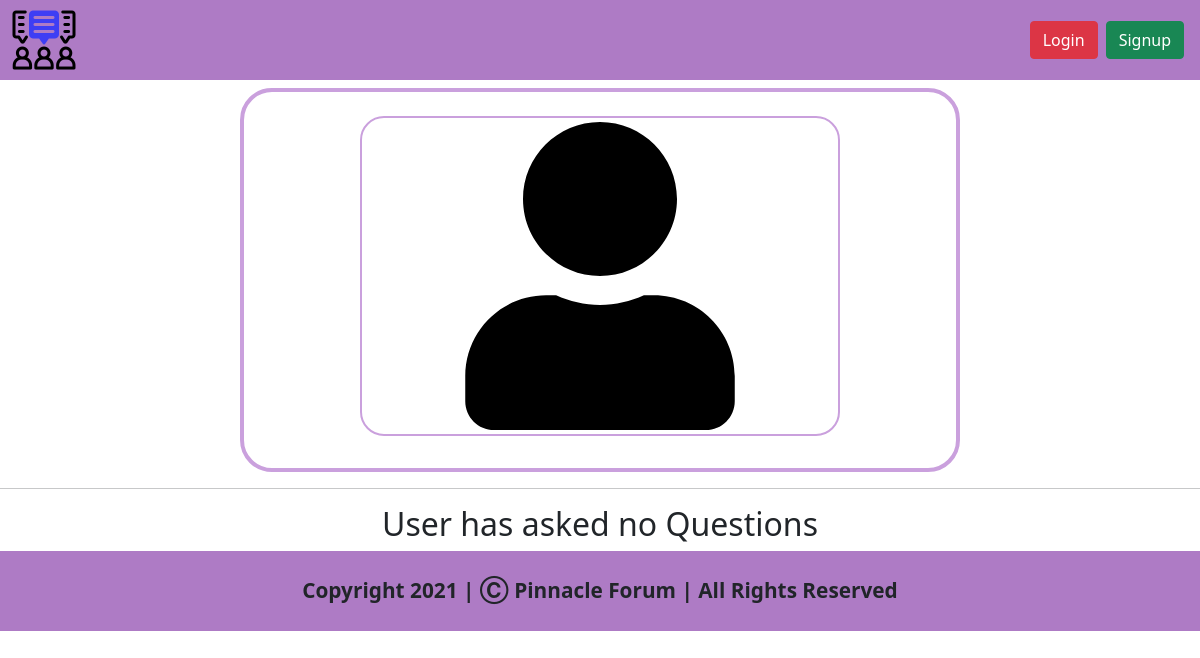
The page /profile/000ee6bab7a3472d9bb6a2acd8cbfa21 on the database as committed earlier.
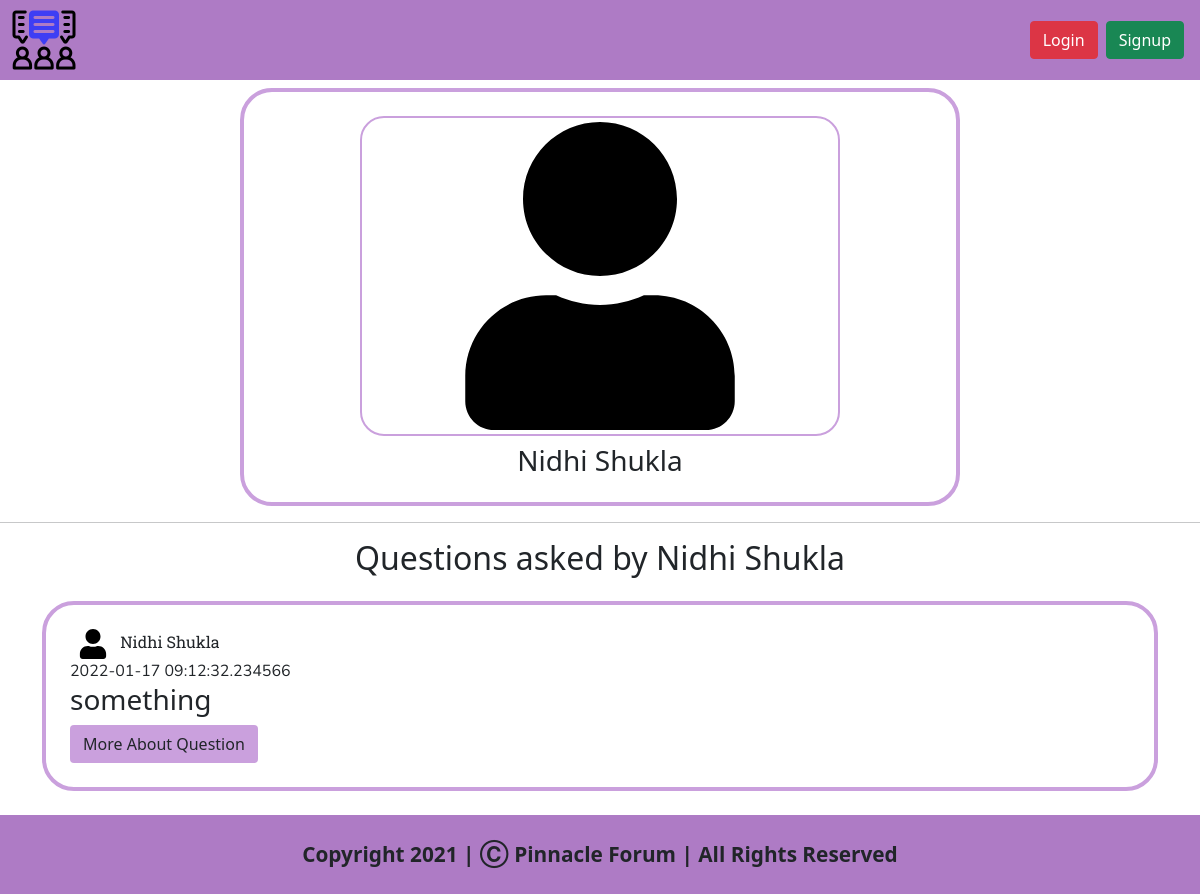
The same page on the database as committed later.
### views/models.py (models this page shows, shortened)
class User(db.Model, UserMixin):
    userName = db.Column(db.String(1000),primary_key=True)
    realNameOfUser = db.Column(db.String(250),nullable=False)
    emailOfUser = db.Column(db.String(250),nullable=False,unique=True) #Adding unique=True to add only unique emails in database
    passwordOfUser = db.Column(db.String(1000),nullable=False)

class Question(db.Model):
    questionId = db.Column(db.String(1000),primary_key=True)
    questionTitle = db.Column(db.String(250),nullable=False)
    questionDescription = db.Column(db.String(250000),nullable=False)
    userNameOfAsker = db.Column(db.String(1000),nullable=False)
    realNameOfAsker = db.Column(db.String(250),nullable=False)
    categoryId = db.Column(db.String(300),nullable=False)
    dateNow = db.Column(db.DateTime,default=datetime.utcnow())

### views/profile.py (the view, shortened to what this page needs)
@profile.route('/<string:profileId>',methods=['GET','POST'])
def profilePageFunction(profileId):
    userObject = User.query.filter_by(userName=profileId).first()
    userQuestions = Question.query.filter_by(userNameOfAsker=profileId).all()
    hasUserAskedQuestions = Question.query.filter_by(userNameOfAsker=profileId).count() # Counting wether the user has asked some questons
    if hasUserAskedQuestions == 0:
        return render_template('profile.html',user=current_user,profileUser=userObject,noQuestions=True,categoryData=Category.query.all()) # Rendering HTML Page
    else:
        return render_template('profile.html',user=current_user,profileUser=userObject,userQuestions=userQuestions,noQuestions=False,categoryData=Category.query.all()) # Rendering HTML Page

### views/templates/profile.html (shortened to what the changed rows need)
<!doctype html>
<html lang="en">
<head>
  <link href="https://cdn.jsdelivr.net/npm/bootstrap@5.1.3/dist/css/bootstrap.min.css" rel="stylesheet"
>
  <link rel="stylesheet" href="{{ url_for('static',filename='css/profile.css') }}">
  <link rel="stylesheet" href="{{ url_for('static',filename='css/category.css') }}">
</head>
<body>
  {% if user.is_authenticated %}
  {% if user.userName == profileUser.userName %}
  <div class="profile-div my-2 py-3 px-3">
    <img src="../static/img/user-icon.svg" class="user-img-profile py-1 px-1 my-2">
    <h3 class="name">{{profileUser.realNameOfUser}}</h3>
    <button class="btn profile-btn my-1" data-bs-toggle="modal" data-bs-target="#editProfileModal">Edit Profile</button>
  </div>
  <div class="modal fade" id="editProfileModal" tabindex="-1" aria-labelledby="editProfileModal" aria-hidden="true">
    <div class="modal-dialog">
      <div class="modal-content">
        <div class="modal-header">
          <h5 class="modal-title" id="editProfileModalLabel">Edit Profile</h5>
          <button type="button" class="btn-close" data-bs-dismiss="modal" aria-label="Close"></button>
        </div>
        <div class="modal-body">
          <form method="post">
            <div class="mb-3">
              <label for="name" class="form-label">Name</label>
              <input type="text" name="newRealName" value="{{profileUser.realNameOfUser}}" class="form-control" id="name">
            </div>
            <div class="mb-3">
              <label for="password" class="form-label">Password</label>
              <input type="password" name="newPassword" class="form-control" id="password">
            </div>
            <button type="submit" class="btn profile-btn">Save Changes</button>
          </form>
        </div>
        <div class="modal-footer">
          <button type="button" class="btn btn-secondary" data-bs-dismiss="modal">Close</button>
        </div>
      </div>
    </div>
  </div>
  <div class="askQuestionsDiv my-2">
    <button class="btn profile-btn" data-bs-toggle="modal" data-bs-target="#askQuestionModal">Ask Question</button>
  </div>
  <div class="modal fade" id="askQuestionModal" tabindex="-1" aria-labelledby="askQuestionModal" aria-hidden="true">
    <div class="modal-dialog">
      <div class="modal-content">
        <div class="modal-header">
          <h5 class="modal-title" id="askQuestionModalLabel">Ask Question</h5>
          <button type="button" class="btn-close" data-bs-dismiss="modal" aria-label="Close"></button>
        </div>
        <div class="modal-body">
          <form action="/askQuestion/{{profileUser.userName}}" method="post">
            <div class="mb-3">
              <label for="questionTitle" class="form-label">Title of Question</label>
              <input type="text" class="form-control" name="questionTitle" id="questionTitle">
            </div>
            <div class="mb-3">
              <label for="askAQuestionTextArea" class="form-label">Content</label>
              <textarea class="form-control" name="questionDescription" id="askAQuestionTextArea"></textarea>
            </div>
            <div class="input-group mb-3">
              <label class="input-group-text" for="selectCategoryofQuestion">Select Category of Question</label>
              <select class="form-select" name="selectACategory" id="selectCategoryofQuestion">
                {% for category in categoryData %}
                <option value="{{category.categoryId}}">{{category.categoryName}}</option>
                {% endfor %}
              </select>
            </div>
            <button type="submit" id="askQuestionSubmitButton" class="btn profile-btn">Ask a Question</button>
          </form>
        </div>
        <div class="modal-footer">
          <button type="button" class="btn btn-secondary" data-bs-dismiss="modal">Close</button>
        </div>
      </div>
    </div>
  </div>
  {% else %}
  <div class="profile-div my-2 py-3 px-3">
    <img src="../static/img/user-icon.svg" class="user-img-profile py-1 px-1 my-2">
    <h3 class="name">{{profileUser.realNameOfUser}}</h3>
  </div>
  {% endif %}
  {% else %}
  <div class="profile-div my-2 py-3 px-3">
    <img src="../static/img/user-icon.svg" class="user-img-profile py-1 px-1 my-2">
    <h3 class="name">{{profileUser.realNameOfUser}}</h3>
  </div>
  {% endif %}
  {% if noQuestions %}
  <div class="questions-parent-div my-2 container">
    <h2 class="text-center">User has asked no Questions</h2>
  </div>
  {% else %}
  {% if user.is_authenticated %}
  {% if user.userName == profileUser.userName %}
  <div class="questions-parent-div my-2 container">
    <h2 class="text-center">Questions asked by {{profileUser.realNameOfUser}}</h2>
    {% for question in userQuestions %}
    <div class="question-div my-4 px-4 py-4">
      <div class="user-div">
        <a href="/profile/{{profileUser.userName}}"><img src="../static/img/user-icon.svg"
            class="user-icon-question mx-2"></a>
        <span class="userName">{{profileUser.realNameOfUser}}</span>
      </div>
      <div class="dateAddedDivOfQuestion">{{question.dateNow}}</div>
      <div class="question-info">
        <h3 class="question-heading">
          {{question.questionTitle}}
        </h3>
      </div>
      <a href="/question/{{question.questionId}}" class="btn question-btn">More About Question</a>
      <a href="/deleteQuestion/{{question.questionId}}" class="btn btn-danger mx-1">Delete Question</a>
    </div>
    {% endfor %}
  </div>
  {% endif %}
  {% else %}
  <div class="questions-parent-div my-2 container">
    <h2 class="text-center">Questions asked by {{profileUser.realNameOfUser}}</h2>
    {% for question in userQuestions %}
    <div class="question-div my-4 px-4 py-4">
      <div class="user-div">
        <a href="/profile/{{profileUser.userName}}"><img src="../static/img/user-icon.svg"
            class="user-icon-question mx-2"></a>
        <span class="userName">{{profileUser.realNameOfUser}}</span>
      </div>
      <div class="dateAddedDivOfQuestion">{{question.dateNow}}</div>
      <div class="question-info">
        <h3 class="question-heading">
          {{question.questionTitle}}
        </h3>
      </div>
      <a href="/question/{{question.questionId}}" class="btn question-btn">More About Question</a>
    </div>
    {% endfor %}
  </div>
  {% endif %}
  {% endif %}
</body>
</html>

Rows that differ between the two databases and show on the page:
added User: realNameOfUser "Nidhi Shukla"
added Question: dateNow "2022-01-17 09:12:32.234566", questionTitle "something"
Other text that changed with them:
text no longer shown: "User has asked no Questions"
text now shown: "Questions asked by"
